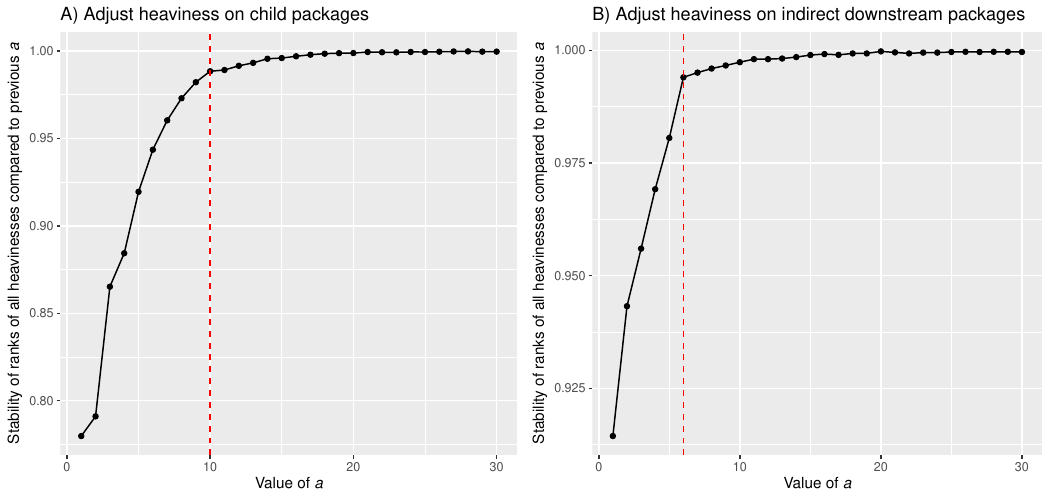

R code for this plot:

library(pkgndep)
library(ggplot2)
library(cowplot)
library(latex2exp)

########
df = load_pkg_stat_snapshot()
N = nrow(df)

lta = readRDS("~/project/development/pkgndep_analysis/adjusted_heaviness_select_a.rds")
d1 = lta$children; d1$v = 1 - d1$v/N
p1 = ggplot(d1, aes(x = a, y = v)) + geom_point() + geom_line() + geom_vline(xintercept= 10, col = "red", lty =2) +
	labs(x = TeX("Value of \\textit{a}"), y = TeX("Stability of ranks of all heavinesses compared to previous \\textit{a}")) +
	ggtitle("A) Adjust heaviness on child packages")


d3 = lta$indirect_downstream; d3$v = 1 - d3$v/N
p2 = ggplot(d3, aes(x = a, y = v)) + geom_point() + geom_line() + geom_vline(xintercept= 6, col = "red", lty =2) +
	labs(x = TeX("Value of \\textit{a}"), y = TeX("Stability of ranks of all heavinesses compared to previous \\textit{a}")) +
	ggtitle("B) Adjust heaviness on indirect downstream packages")


pdf("fig_04.pdf", width = 10.5, height = 5)
print(plot_grid(p1, p2, nrow = 1))
dev.off()

